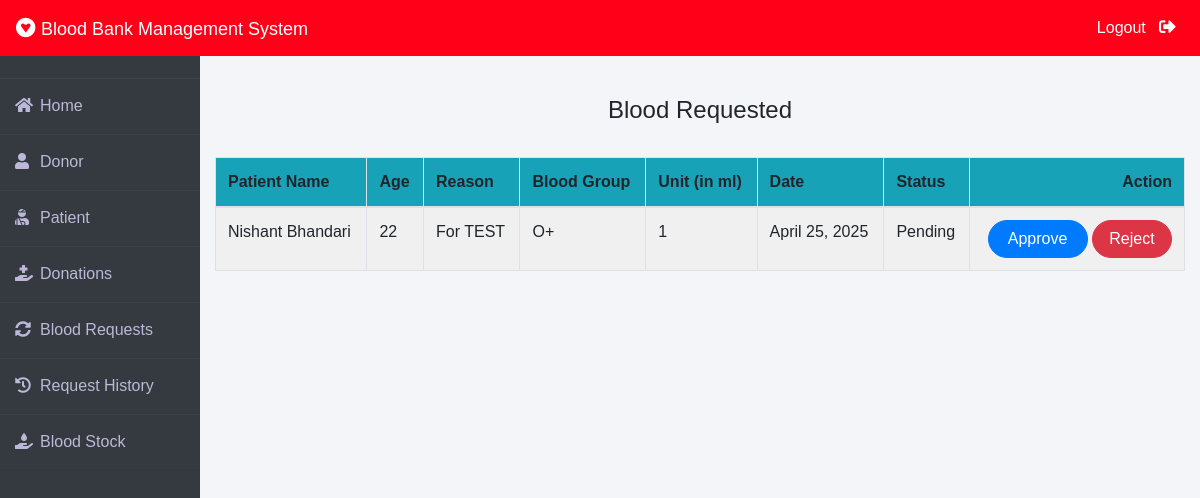
Before: /admin-request (signed in) with the older database file.
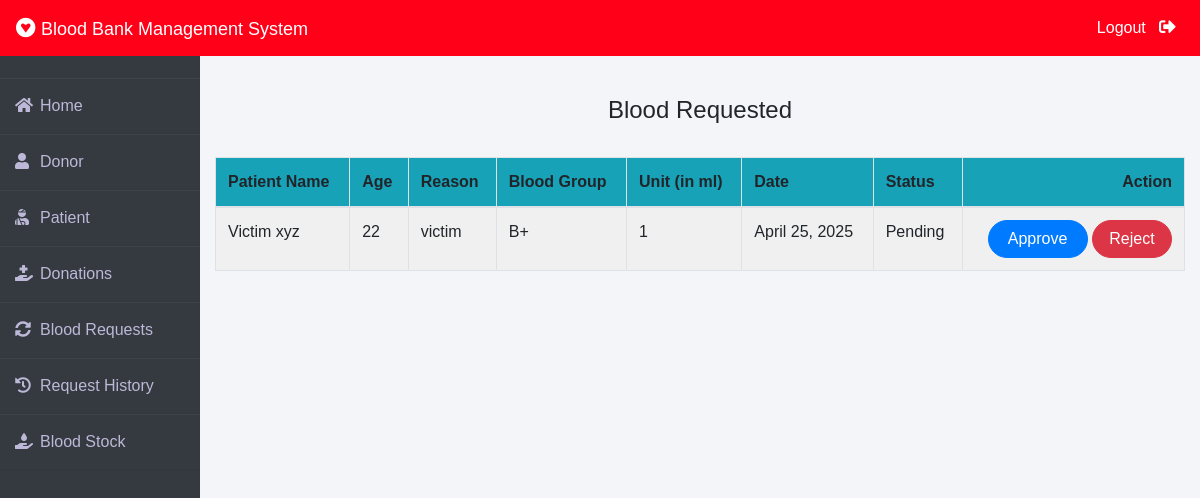
After: the same page with the newer database file.
### blood/models.py (models this page shows, shortened)
class BloodRequest(models.Model):
    request_by_patient=models.ForeignKey(pmodels.Patient,null=True,on_delete=models.CASCADE)
    request_by_donor=models.ForeignKey(dmodels.Donor,null=True,on_delete=models.CASCADE)
    patient_name=models.CharField(max_length=30)
    patient_age=models.PositiveIntegerField()
    reason=models.CharField(max_length=500)
    bloodgroup=models.CharField(max_length=10)
    unit=models.PositiveIntegerField(default=0)
    status=models.CharField(max_length=20,default="Pending")
    date=models.DateField(auto_now=True)

### blood/views.py (the view)
# urls.py: path('admin-request', views.admin_request_view,name='admin-request'),
@login_required(login_url='adminlogin')
def admin_request_view(request):
    requests=models.BloodRequest.objects.all().filter(status='Pending')
    return render(request,'blood/admin_request.html',{'requests':requests})

### templates/blood/admin_request.html (shortened to what this page needs)
{% extends 'blood/adminbase.html' %}
{% block content %}
{% load widget_tweaks %}
{%load static%}
<br><br>
<div class="container">
    {% if requests %}
    <H4 class="text-center">Blood Requested</H4><br>
    <table class="table table-light table-hover table-bordered table-striped">
        <thead class="bg-info">
            <tr>
                <th scope="col">Patient Name</th>
                <th scope="col">Age</th>
                <th scope="col">Reason</th>
                <th scope="col">Blood Group</th>
                <th scope="col">Unit (in ml)</th>
                <th scope="col">Date</th>
                <th scope="col">Status</th>
                <th class="text-right">Action</th>
            </tr>
        </thead>
        <tbody>
            {% for t in requests %}
            <tr>
                <td> {{t.patient_name}}</td>
                <td>{{t.patient_age}}</td>
                <td>{{t.reason}}</td>
                <td>{{t.bloodgroup}}</td>
                <td>{{t.unit}}</td>
                <td>{{t.date}}</td>
                <td>{{t.status}}</td>
                <td class="text-right">
                    <button class="btn btn-primary badge-pill" style="width: 100px;"><a  style="text-decoration: none;color: white;" href="{% url 'update-approve-status' t.id  %}">Approve</a> </button>
                    <button class="btn btn-danger badge-pill" style="width: 80px;"><a  style="text-decoration: none;color: white;" href="{% url 'update-reject-status' t.id  %}">Reject</a> </button>
                </td>
            </tr>
            {% endfor %}
        </tbody>
    </table>
{% else %}
<h5>No Blood Request By Patient / Donor !</h5>
{% endif %}
</div>
{% endblock content %}

Changed rows visible on the page:
no longer on this page (row edited): BloodRequest: patient_name "Nishant Bhandari", patient_age "22", reason "For TEST", bloodgroup "O+", unit "1", date "April 25, 2025", status "Pending"
added BloodRequest: patient_name "Victim xyz", patient_age "22", reason "victim", bloodgroup "B+", unit "1", date "April 25, 2025", status "Pending"
